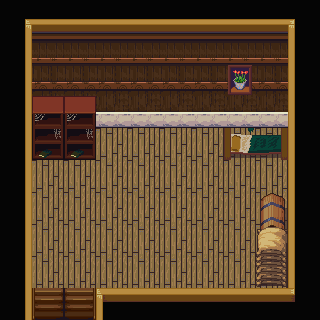

This game map was drawn from its Tiled (.tmx) file and the tilesets committed beside it. A one-line description and the full map source follow:
An orthogonal 10x10 tile map with 32x32 px tiles, 3 tile layers (U_Background, U_Furniture, U_Furniture2), 2 tilesets and 8 objects (hall).

<map version="1.2" tiledversion="1.2.5" orientation="orthogonal" renderorder="right-down" width="10" height="10" tilewidth="32" tileheight="32" infinite="0" nextlayerid="6" nextobjectid="9">
 <tileset firstgid="1" source="Indoor.tsx" />
 <tileset firstgid="769" source="Stairs.tsx" />
 <layer id="1" name="U_Background" width="10" height="10">
  <data encoding="csv">
338,340,340,340,340,340,340,340,340,337,
317,225,225,225,225,225,225,225,225,315,
317,249,249,249,249,249,249,249,249,315,
317,273,273,273,273,273,273,273,273,315,
317,361,361,361,361,361,361,361,361,315,
317,361,361,361,361,361,361,361,361,315,
317,361,361,361,361,361,361,361,361,315,
317,361,361,361,361,361,361,361,361,315,
317,361,361,361,361,361,361,361,361,315,
317,1510,1509,291,292,292,292,292,292,313
</data>
 </layer>
 <layer id="2" name="U_Furniture" width="10" height="10">
  <data encoding="csv">
0,0,0,0,0,0,0,0,0,0,
0,0,0,0,0,0,0,0,0,0,
0,0,0,0,0,0,0,80,0,0,
0,481,481,0,0,0,0,0,0,0,
0,505,505,0,0,0,0,105,106,0,
0,0,0,0,0,0,0,0,0,0,
0,0,0,0,0,0,0,0,302,0,
0,0,0,0,0,0,0,0,326,0,
0,0,0,0,0,0,0,0,325,0,
0,0,0,0,0,0,0,0,0,0
</data>
 </layer>
 <objectgroup id="4" name="Collisions">
  <object id="1" x="224" y="128" width="64" height="32" />
  <object id="2" x="32" y="128" width="64" height="32" />
  <object id="3" x="0" y="0" width="320" height="128" />
  <object id="4" x="288" y="128" width="32" height="192" />
  <object id="5" x="96" y="288" width="192" height="32" />
  <object id="6" x="0" y="128" width="32" height="192" />
  <object id="7" x="256" y="192" width="32" height="96" />
 </objectgroup>
 <objectgroup id="5" name="Doorways">
  <object id="8" name="hall" x="32" y="288" width="64" height="32">
   <properties>
    <property name="pos_x" type="int" value="2" />
    <property name="pos_y" type="int" value="6" />
   </properties>
  </object>
 </objectgroup>
 <layer id="3" name="U_Furniture2" width="10" height="10">
  <data encoding="csv">
0,0,0,0,0,0,0,0,0,0,
0,0,0,0,0,0,0,0,0,0,
0,0,0,0,0,0,0,0,0,0,
0,0,0,0,0,0,0,0,0,0,
0,0,0,0,0,0,0,0,0,0,
0,0,0,0,0,0,0,0,0,0,
0,0,0,0,0,0,0,0,0,0,
0,0,0,0,0,0,0,0,301,0,
0,0,0,0,0,0,0,0,325,0,
0,0,0,0,0,0,0,0,0,0
</data>
 </layer>
</map>
